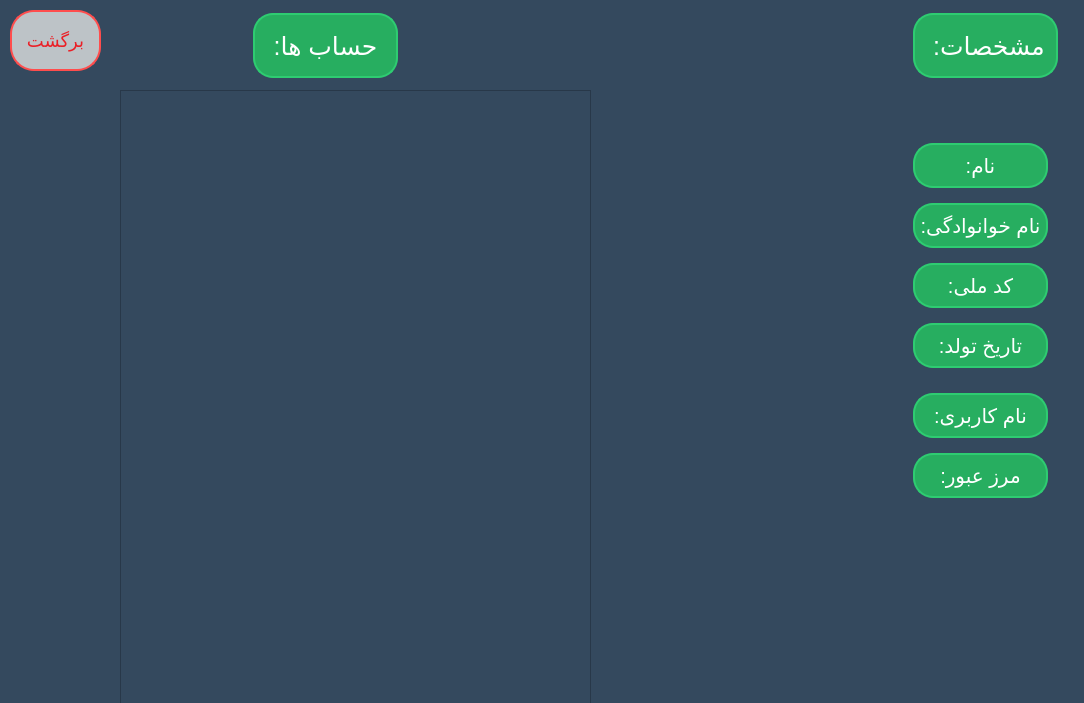
<?xml version="1.0" encoding="UTF-8"?>
<ui version="4.0">
 <class>information_customer</class>
 <widget class="QWidget" name="information_customer">
  <property name="geometry">
   <rect>
    <x>0</x>
    <y>0</y>
    <width>1084</width>
    <height>703</height>
   </rect>
  </property>
  <property name="windowTitle">
   <string>مشخصات</string>
  </property>
  <property name="styleSheet">
   <string notr="true">background: #34495e;</string>
  </property>
  <widget class="QLabel" name="label">
   <property name="geometry">
    <rect>
     <x>910</x>
     <y>10</y>
     <width>151</width>
     <height>71</height>
    </rect>
   </property>
   <property name="layoutDirection">
    <enum>Qt::LeftToRight</enum>
   </property>
   <property name="styleSheet">
    <string notr="true">	border: 0;
	background: #27ae60;
	display: block;
	margin: 3px 3px;
	text-align: center;
	border: 2px solid #2ecc71;
	outline: none;
	color: white;
	border-radius: 20px;
	font-size:25px;	</string>
   </property>
   <property name="text">
    <string>مشخصات: </string>
   </property>
   <property name="alignment">
    <set>Qt::AlignCenter</set>
   </property>
  </widget>
  <widget class="QLabel" name="label_2">
   <property name="geometry">
    <rect>
     <x>910</x>
     <y>140</y>
     <width>141</width>
     <height>51</height>
    </rect>
   </property>
   <property name="styleSheet">
    <string notr="true">	border: 0;
		text-align: center;
	background: #27ae60;
	display: block;
	margin: 3px 3px;
	text-align: center;
	border: 2px solid #2ecc71;
	outline: none;
	color: white;
	border-radius: 20px;
	font-size:20px;	
	text-align: center;</string>
   </property>
   <property name="text">
    <string>نام:</string>
   </property>
   <property name="alignment">
    <set>Qt::AlignCenter</set>
   </property>
  </widget>
  <widget class="QLabel" name="label_3">
   <property name="geometry">
    <rect>
     <x>910</x>
     <y>200</y>
     <width>141</width>
     <height>51</height>
    </rect>
   </property>
   <property name="styleSheet">
    <string notr="true">	border: 0;
	background: #27ae60;
	display: block;
	margin: 3px 3px;
	text-align: center;
	border: 2px solid #2ecc71;
	outline: none;
	color: white;
	border-radius: 20px;
	font-size:20px;	</string>
   </property>
   <property name="text">
    <string>نام خوانوادگی:</string>
   </property>
   <property name="alignment">
    <set>Qt::AlignCenter</set>
   </property>
  </widget>
  <widget class="QLabel" name="label_4">
   <property name="geometry">
    <rect>
     <x>910</x>
     <y>320</y>
     <width>141</width>
     <height>51</height>
    </rect>
   </property>
   <property name="styleSheet">
    <string notr="true">	border: 0;
	background: #27ae60;
	display: block;
	margin: 3px 3px;
	text-align: center;
	border: 2px solid #2ecc71;
	outline: none;
	color: white;
	border-radius: 20px;
	font-size:20px;	</string>
   </property>
   <property name="text">
    <string>تاریخ تولد:</string>
   </property>
   <property name="alignment">
    <set>Qt::AlignCenter</set>
   </property>
  </widget>
  <widget class="QLabel" name="label_5">
   <property name="geometry">
    <rect>
     <x>910</x>
     <y>260</y>
     <width>141</width>
     <height>51</height>
    </rect>
   </property>
   <property name="styleSheet">
    <string notr="true">	border: 0;
	background: #27ae60;
	display: block;
	margin: 3px 3px;
	text-align: center;
	border: 2px solid #2ecc71;
	outline: none;
	color: white;
	border-radius: 20px;
	font-size:20px;	</string>
   </property>
   <property name="text">
    <string>کد ملی:</string>
   </property>
   <property name="alignment">
    <set>Qt::AlignCenter</set>
   </property>
  </widget>
  <widget class="QLabel" name="label_6">
   <property name="geometry">
    <rect>
     <x>910</x>
     <y>390</y>
     <width>141</width>
     <height>51</height>
    </rect>
   </property>
   <property name="styleSheet">
    <string notr="true">	border: 0;
	background: #27ae60;
	display: block;
	margin: 3px 3px;
	text-align: center;
	border: 2px solid #2ecc71;
	outline: none;
	color: white;
	border-radius: 20px;
	font-size:20px;	</string>
   </property>
   <property name="text">
    <string>نام کاربری:</string>
   </property>
   <property name="alignment">
    <set>Qt::AlignCenter</set>
   </property>
  </widget>
  <widget class="QLabel" name="label_7">
   <property name="geometry">
    <rect>
     <x>910</x>
     <y>450</y>
     <width>141</width>
     <height>51</height>
    </rect>
   </property>
   <property name="styleSheet">
    <string notr="true">	border: 0;
	background: #27ae60;
	display: block;
	margin: 3px 3px;
	text-align: center;
	border: 2px solid #2ecc71;
	outline: none;
	color: white;
	border-radius: 20px;
	font-size:20px;	</string>
   </property>
   <property name="text">
    <string>مرز عبور:</string>
   </property>
   <property name="alignment">
    <set>Qt::AlignCenter</set>
   </property>
  </widget>
  <widget class="QLabel" name="name_customer">
   <property name="geometry">
    <rect>
     <x>700</x>
     <y>150</y>
     <width>201</width>
     <height>31</height>
    </rect>
   </property>
   <property name="styleSheet">
    <string notr="true">color:black; font-size:18px;</string>
   </property>
   <property name="text">
    <string/>
   </property>
  </widget>
  <widget class="QLabel" name="last_name_customer">
   <property name="geometry">
    <rect>
     <x>700</x>
     <y>210</y>
     <width>201</width>
     <height>31</height>
    </rect>
   </property>
   <property name="styleSheet">
    <string notr="true">color:black; font-size:18px;</string>
   </property>
   <property name="text">
    <string/>
   </property>
  </widget>
  <widget class="QLabel" name="n_cod_customer">
   <property name="geometry">
    <rect>
     <x>700</x>
     <y>270</y>
     <width>201</width>
     <height>31</height>
    </rect>
   </property>
   <property name="styleSheet">
    <string notr="true">color:black; font-size:18px;</string>
   </property>
   <property name="text">
    <string/>
   </property>
  </widget>
  <widget class="QLabel" name="birth_day_customer">
   <property name="geometry">
    <rect>
     <x>700</x>
     <y>330</y>
     <width>201</width>
     <height>31</height>
    </rect>
   </property>
   <property name="styleSheet">
    <string notr="true">color:black; font-size:18px;</string>
   </property>
   <property name="text">
    <string/>
   </property>
  </widget>
  <widget class="QLabel" name="password_customer">
   <property name="geometry">
    <rect>
     <x>700</x>
     <y>460</y>
     <width>201</width>
     <height>31</height>
    </rect>
   </property>
   <property name="styleSheet">
    <string notr="true">color:black; font-size:18px;</string>
   </property>
   <property name="text">
    <string/>
   </property>
  </widget>
  <widget class="QLabel" name="username_customer">
   <property name="geometry">
    <rect>
     <x>700</x>
     <y>400</y>
     <width>201</width>
     <height>31</height>
    </rect>
   </property>
   <property name="styleSheet">
    <string notr="true">color:black; font-size:18px;</string>
   </property>
   <property name="text">
    <string/>
   </property>
  </widget>
  <widget class="QLabel" name="label_8">
   <property name="geometry">
    <rect>
     <x>250</x>
     <y>10</y>
     <width>151</width>
     <height>71</height>
    </rect>
   </property>
   <property name="layoutDirection">
    <enum>Qt::LeftToRight</enum>
   </property>
   <property name="styleSheet">
    <string notr="true">	border: 0;
	background: #27ae60;
	display: block;
	margin: 3px 3px;
	text-align: center;
	border: 2px solid #2ecc71;
	outline: none;
	color: white;
	border-radius: 20px;
	font-size:25px;	</string>
   </property>
   <property name="text">
    <string>حساب ها:</string>
   </property>
   <property name="alignment">
    <set>Qt::AlignCenter</set>
   </property>
  </widget>
  <widget class="QScrollArea" name="scrollArea">
   <property name="geometry">
    <rect>
     <x>120</x>
     <y>90</y>
     <width>471</width>
     <height>621</height>
    </rect>
   </property>
   <property name="widgetResizable">
    <bool>true</bool>
   </property>
   <widget class="QWidget" name="scrollAreaWidgetContents">
    <property name="geometry">
     <rect>
      <x>0</x>
      <y>0</y>
      <width>469</width>
      <height>619</height>
     </rect>
    </property>
    <layout class="QFormLayout" name="formLayout">
     <item row="0" column="0">
      <widget class="QLabel" name="accounts">
       <property name="styleSheet">
        <string notr="true">color:black; font-size:18px;</string>
       </property>
       <property name="text">
        <string/>
       </property>
       <property name="alignment">
        <set>Qt::AlignLeading|Qt::AlignLeft|Qt::AlignTop</set>
       </property>
      </widget>
     </item>
    </layout>
   </widget>
  </widget>
  <widget class="QPushButton" name="back_menu_pc">
   <property name="geometry">
    <rect>
     <x>10</x>
     <y>10</y>
     <width>91</width>
     <height>61</height>
    </rect>
   </property>
   <property name="cursor">
    <cursorShape>PointingHandCursor</cursorShape>
   </property>
   <property name="styleSheet">
    <string notr="true">border-radius: 24px;

	color:#EA2027; background-color:#bdc3c7; border: 2px solid #ff4d4d;  font-size:18px;</string>
   </property>
   <property name="text">
    <string>برگشت</string>
   </property>
  </widget>
 </widget>
 <resources/>
 <connections/>
</ui>
